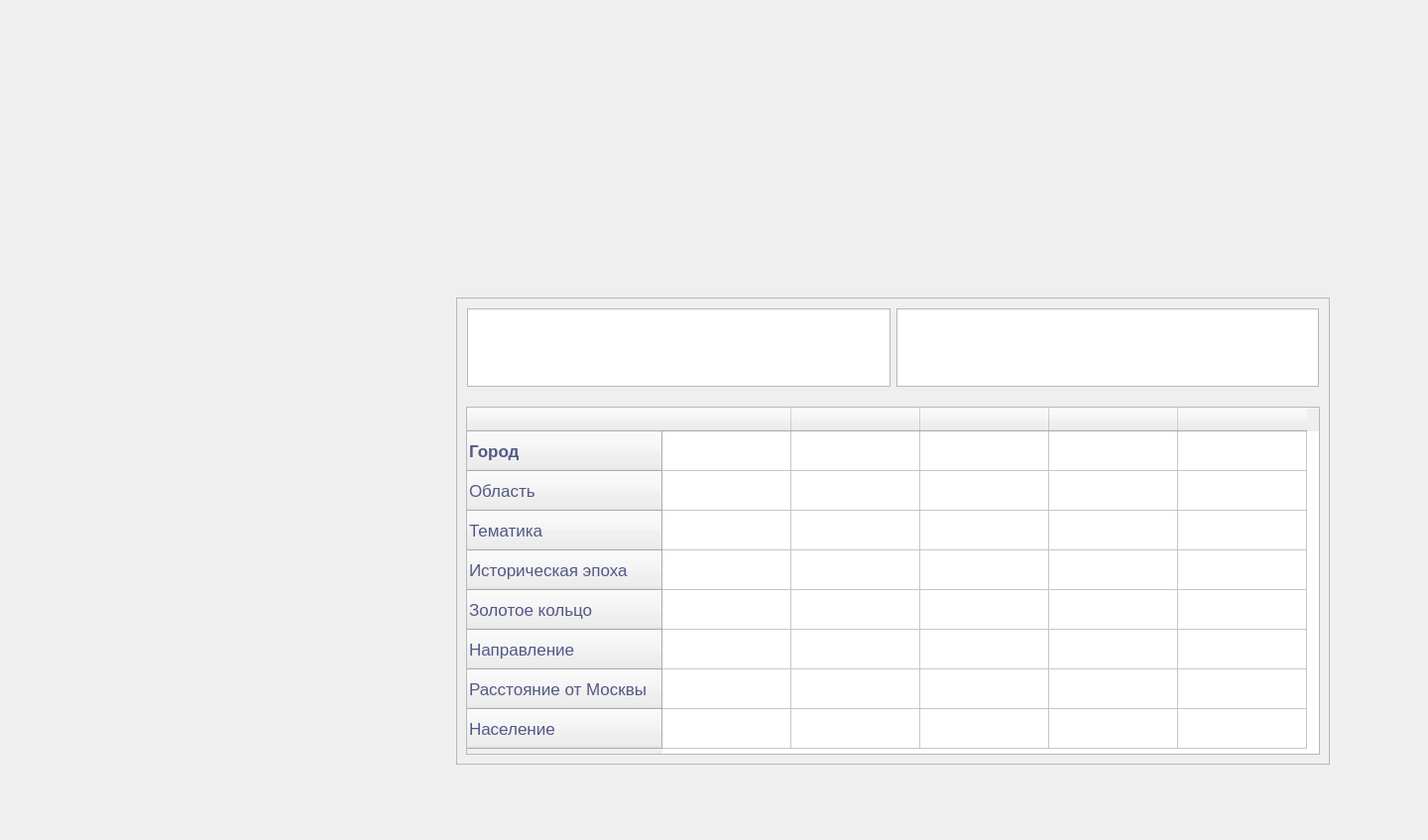
<?xml version="1.0" encoding="UTF-8"?>
<ui version="4.0">
 <class>MainWindow</class>
 <widget class="QMainWindow" name="MainWindow">
  <property name="enabled">
   <bool>true</bool>
  </property>
  <property name="geometry">
   <rect>
    <x>0</x>
    <y>0</y>
    <width>1440</width>
    <height>847</height>
   </rect>
  </property>
  <property name="windowTitle">
   <string>MainWindow</string>
  </property>
  <widget class="QWidget" name="centralWidget">
   <property name="enabled">
    <bool>true</bool>
   </property>
   <widget class="QLabel" name="label_bkgrd">
    <property name="geometry">
     <rect>
      <x>0</x>
      <y>0</y>
      <width>1920</width>
      <height>1080</height>
     </rect>
    </property>
    <property name="text">
     <string/>
    </property>
    <property name="pixmap">
     <pixmap>background.png</pixmap>
    </property>
   </widget>
   <widget class="QPushButton" name="btn_back">
    <property name="geometry">
     <rect>
      <x>70</x>
      <y>930</y>
      <width>191</width>
      <height>41</height>
     </rect>
    </property>
    <property name="palette">
     <palette>
      <active>
       <colorrole role="Button">
        <brush brushstyle="SolidPattern">
         <color alpha="255">
          <red>84</red>
          <green>88</green>
          <blue>133</blue>
         </color>
        </brush>
       </colorrole>
       <colorrole role="ButtonText">
        <brush brushstyle="SolidPattern">
         <color alpha="255">
          <red>255</red>
          <green>255</green>
          <blue>255</blue>
         </color>
        </brush>
       </colorrole>
      </active>
      <inactive>
       <colorrole role="Button">
        <brush brushstyle="SolidPattern">
         <color alpha="255">
          <red>84</red>
          <green>88</green>
          <blue>133</blue>
         </color>
        </brush>
       </colorrole>
       <colorrole role="ButtonText">
        <brush brushstyle="SolidPattern">
         <color alpha="255">
          <red>255</red>
          <green>255</green>
          <blue>255</blue>
         </color>
        </brush>
       </colorrole>
      </inactive>
      <disabled>
       <colorrole role="Button">
        <brush brushstyle="SolidPattern">
         <color alpha="255">
          <red>84</red>
          <green>88</green>
          <blue>133</blue>
         </color>
        </brush>
       </colorrole>
       <colorrole role="ButtonText">
        <brush brushstyle="SolidPattern">
         <color alpha="255">
          <red>190</red>
          <green>190</green>
          <blue>190</blue>
         </color>
        </brush>
       </colorrole>
      </disabled>
     </palette>
    </property>
    <property name="font">
     <font>
      <pointsize>15</pointsize>
      <stylestrategy>PreferAntialias</stylestrategy>
     </font>
    </property>
    <property name="text">
     <string>Назад</string>
    </property>
   </widget>
   <widget class="QFrame" name="frame_cities">
    <property name="geometry">
     <rect>
      <x>460</x>
      <y>300</y>
      <width>881</width>
      <height>471</height>
     </rect>
    </property>
    <property name="palette">
     <palette>
      <active>
       <colorrole role="WindowText">
        <brush brushstyle="SolidPattern">
         <color alpha="255">
          <red>0</red>
          <green>0</green>
          <blue>0</blue>
         </color>
        </brush>
       </colorrole>
       <colorrole role="Midlight">
        <brush brushstyle="SolidPattern">
         <color alpha="255">
          <red>127</red>
          <green>144</green>
          <blue>196</blue>
         </color>
        </brush>
       </colorrole>
       <colorrole role="Dark">
        <brush brushstyle="SolidPattern">
         <color alpha="255">
          <red>84</red>
          <green>88</green>
          <blue>133</blue>
         </color>
        </brush>
       </colorrole>
       <colorrole role="Text">
        <brush brushstyle="SolidPattern">
         <color alpha="255">
          <red>0</red>
          <green>0</green>
          <blue>0</blue>
         </color>
        </brush>
       </colorrole>
       <colorrole role="ButtonText">
        <brush brushstyle="SolidPattern">
         <color alpha="255">
          <red>0</red>
          <green>0</green>
          <blue>0</blue>
         </color>
        </brush>
       </colorrole>
      </active>
      <inactive>
       <colorrole role="WindowText">
        <brush brushstyle="SolidPattern">
         <color alpha="255">
          <red>0</red>
          <green>0</green>
          <blue>0</blue>
         </color>
        </brush>
       </colorrole>
       <colorrole role="Midlight">
        <brush brushstyle="SolidPattern">
         <color alpha="255">
          <red>127</red>
          <green>144</green>
          <blue>196</blue>
         </color>
        </brush>
       </colorrole>
       <colorrole role="Dark">
        <brush brushstyle="SolidPattern">
         <color alpha="255">
          <red>84</red>
          <green>88</green>
          <blue>133</blue>
         </color>
        </brush>
       </colorrole>
       <colorrole role="Text">
        <brush brushstyle="SolidPattern">
         <color alpha="255">
          <red>0</red>
          <green>0</green>
          <blue>0</blue>
         </color>
        </brush>
       </colorrole>
       <colorrole role="ButtonText">
        <brush brushstyle="SolidPattern">
         <color alpha="255">
          <red>0</red>
          <green>0</green>
          <blue>0</blue>
         </color>
        </brush>
       </colorrole>
      </inactive>
      <disabled>
       <colorrole role="WindowText">
        <brush brushstyle="SolidPattern">
         <color alpha="255">
          <red>84</red>
          <green>88</green>
          <blue>133</blue>
         </color>
        </brush>
       </colorrole>
       <colorrole role="Midlight">
        <brush brushstyle="SolidPattern">
         <color alpha="255">
          <red>127</red>
          <green>144</green>
          <blue>196</blue>
         </color>
        </brush>
       </colorrole>
       <colorrole role="Dark">
        <brush brushstyle="SolidPattern">
         <color alpha="255">
          <red>84</red>
          <green>88</green>
          <blue>133</blue>
         </color>
        </brush>
       </colorrole>
       <colorrole role="Text">
        <brush brushstyle="SolidPattern">
         <color alpha="255">
          <red>84</red>
          <green>88</green>
          <blue>133</blue>
         </color>
        </brush>
       </colorrole>
       <colorrole role="ButtonText">
        <brush brushstyle="SolidPattern">
         <color alpha="255">
          <red>84</red>
          <green>88</green>
          <blue>133</blue>
         </color>
        </brush>
       </colorrole>
      </disabled>
     </palette>
    </property>
    <property name="frameShape">
     <enum>QFrame::StyledPanel</enum>
    </property>
    <property name="frameShadow">
     <enum>QFrame::Raised</enum>
    </property>
    <widget class="QWidget" name="horizontalLayoutWidget">
     <property name="geometry">
      <rect>
       <x>0</x>
       <y>0</y>
       <width>881</width>
       <height>101</height>
      </rect>
     </property>
     <layout class="QHBoxLayout" name="horizontalLayout">
      <item>
       <widget class="QTextBrowser" name="text_like_cities">
        <property name="font">
         <font>
          <pointsize>14</pointsize>
         </font>
        </property>
        <property name="inputMethodHints">
         <set>Qt::ImhNone</set>
        </property>
        <property name="html">
         <string>&lt;!DOCTYPE HTML PUBLIC &quot;-//W3C//DTD HTML 4.0//EN&quot; &quot;http://www.w3.org/TR/REC-html40/strict.dtd&quot;&gt;
&lt;html&gt;&lt;head&gt;&lt;meta name=&quot;qrichtext&quot; content=&quot;1&quot; /&gt;&lt;style type=&quot;text/css&quot;&gt;
p, li { white-space: pre-wrap; }
&lt;/style&gt;&lt;/head&gt;&lt;body style=&quot; font-family:'.AppleSystemUIFont'; font-size:14pt; font-weight:400; font-style:normal;&quot;&gt;
&lt;p style=&quot;-qt-paragraph-type:empty; margin-top:0px; margin-bottom:0px; margin-left:0px; margin-right:0px; -qt-block-indent:0; text-indent:0px; font-family:'Ubuntu';&quot;&gt;&lt;br /&gt;&lt;/p&gt;&lt;/body&gt;&lt;/html&gt;</string>
        </property>
       </widget>
      </item>
      <item>
       <widget class="QTextBrowser" name="text_dislike_cities">
        <property name="font">
         <font>
          <pointsize>14</pointsize>
         </font>
        </property>
        <property name="inputMethodHints">
         <set>Qt::ImhNone</set>
        </property>
        <property name="html">
         <string>&lt;!DOCTYPE HTML PUBLIC &quot;-//W3C//DTD HTML 4.0//EN&quot; &quot;http://www.w3.org/TR/REC-html40/strict.dtd&quot;&gt;
&lt;html&gt;&lt;head&gt;&lt;meta name=&quot;qrichtext&quot; content=&quot;1&quot; /&gt;&lt;style type=&quot;text/css&quot;&gt;
p, li { white-space: pre-wrap; }
&lt;/style&gt;&lt;/head&gt;&lt;body style=&quot; font-family:'.AppleSystemUIFont'; font-size:14pt; font-weight:400; font-style:normal;&quot;&gt;
&lt;p style=&quot;-qt-paragraph-type:empty; margin-top:0px; margin-bottom:0px; margin-left:0px; margin-right:0px; -qt-block-indent:0; text-indent:0px; font-family:'Ubuntu';&quot;&gt;&lt;br /&gt;&lt;/p&gt;&lt;/body&gt;&lt;/html&gt;</string>
        </property>
       </widget>
      </item>
     </layout>
    </widget>
    <widget class="QTableWidget" name="tableWidget">
     <property name="geometry">
      <rect>
       <x>10</x>
       <y>110</y>
       <width>861</width>
       <height>351</height>
      </rect>
     </property>
     <property name="palette">
      <palette>
       <active>
        <colorrole role="WindowText">
         <brush brushstyle="SolidPattern">
          <color alpha="255">
           <red>84</red>
           <green>88</green>
           <blue>133</blue>
          </color>
         </brush>
        </colorrole>
        <colorrole role="Midlight">
         <brush brushstyle="SolidPattern">
          <color alpha="255">
           <red>127</red>
           <green>144</green>
           <blue>196</blue>
          </color>
         </brush>
        </colorrole>
        <colorrole role="Dark">
         <brush brushstyle="SolidPattern">
          <color alpha="255">
           <red>84</red>
           <green>88</green>
           <blue>133</blue>
          </color>
         </brush>
        </colorrole>
        <colorrole role="Mid">
         <brush brushstyle="SolidPattern">
          <color alpha="255">
           <red>127</red>
           <green>144</green>
           <blue>196</blue>
          </color>
         </brush>
        </colorrole>
        <colorrole role="Text">
         <brush brushstyle="SolidPattern">
          <color alpha="255">
           <red>84</red>
           <green>88</green>
           <blue>133</blue>
          </color>
         </brush>
        </colorrole>
        <colorrole role="ButtonText">
         <brush brushstyle="SolidPattern">
          <color alpha="255">
           <red>84</red>
           <green>88</green>
           <blue>133</blue>
          </color>
         </brush>
        </colorrole>
        <colorrole role="Shadow">
         <brush brushstyle="SolidPattern">
          <color alpha="255">
           <red>84</red>
           <green>88</green>
           <blue>133</blue>
          </color>
         </brush>
        </colorrole>
       </active>
       <inactive>
        <colorrole role="WindowText">
         <brush brushstyle="SolidPattern">
          <color alpha="255">
           <red>84</red>
           <green>88</green>
           <blue>133</blue>
          </color>
         </brush>
        </colorrole>
        <colorrole role="Midlight">
         <brush brushstyle="SolidPattern">
          <color alpha="255">
           <red>127</red>
           <green>144</green>
           <blue>196</blue>
          </color>
         </brush>
        </colorrole>
        <colorrole role="Dark">
         <brush brushstyle="SolidPattern">
          <color alpha="255">
           <red>84</red>
           <green>88</green>
           <blue>133</blue>
          </color>
         </brush>
        </colorrole>
        <colorrole role="Mid">
         <brush brushstyle="SolidPattern">
          <color alpha="255">
           <red>127</red>
           <green>144</green>
           <blue>196</blue>
          </color>
         </brush>
        </colorrole>
        <colorrole role="Text">
         <brush brushstyle="SolidPattern">
          <color alpha="255">
           <red>84</red>
           <green>88</green>
           <blue>133</blue>
          </color>
         </brush>
        </colorrole>
        <colorrole role="ButtonText">
         <brush brushstyle="SolidPattern">
          <color alpha="255">
           <red>84</red>
           <green>88</green>
           <blue>133</blue>
          </color>
         </brush>
        </colorrole>
        <colorrole role="Shadow">
         <brush brushstyle="SolidPattern">
          <color alpha="255">
           <red>84</red>
           <green>88</green>
           <blue>133</blue>
          </color>
         </brush>
        </colorrole>
       </inactive>
       <disabled>
        <colorrole role="WindowText">
         <brush brushstyle="SolidPattern">
          <color alpha="255">
           <red>84</red>
           <green>88</green>
           <blue>133</blue>
          </color>
         </brush>
        </colorrole>
        <colorrole role="Midlight">
         <brush brushstyle="SolidPattern">
          <color alpha="255">
           <red>127</red>
           <green>144</green>
           <blue>196</blue>
          </color>
         </brush>
        </colorrole>
        <colorrole role="Dark">
         <brush brushstyle="SolidPattern">
          <color alpha="255">
           <red>84</red>
           <green>88</green>
           <blue>133</blue>
          </color>
         </brush>
        </colorrole>
        <colorrole role="Mid">
         <brush brushstyle="SolidPattern">
          <color alpha="255">
           <red>127</red>
           <green>144</green>
           <blue>196</blue>
          </color>
         </brush>
        </colorrole>
        <colorrole role="Text">
         <brush brushstyle="SolidPattern">
          <color alpha="255">
           <red>84</red>
           <green>88</green>
           <blue>133</blue>
          </color>
         </brush>
        </colorrole>
        <colorrole role="ButtonText">
         <brush brushstyle="SolidPattern">
          <color alpha="255">
           <red>84</red>
           <green>88</green>
           <blue>133</blue>
          </color>
         </brush>
        </colorrole>
        <colorrole role="Shadow">
         <brush brushstyle="SolidPattern">
          <color alpha="255">
           <red>84</red>
           <green>88</green>
           <blue>133</blue>
          </color>
         </brush>
        </colorrole>
       </disabled>
      </palette>
     </property>
     <property name="font">
      <font>
       <pointsize>13</pointsize>
      </font>
     </property>
     <property name="acceptDrops">
      <bool>false</bool>
     </property>
     <property name="styleSheet">
      <string notr="true">color: rgb(84, 88, 133);</string>
     </property>
     <property name="alternatingRowColors">
      <bool>false</bool>
     </property>
     <attribute name="horizontalHeaderDefaultSectionSize">
      <number>130</number>
     </attribute>
     <attribute name="verticalHeaderDefaultSectionSize">
      <number>40</number>
     </attribute>
     <row>
      <property name="text">
       <string>Город</string>
      </property>
      <property name="font">
       <font>
        <weight>75</weight>
        <bold>true</bold>
       </font>
      </property>
     </row>
     <row>
      <property name="text">
       <string>Область</string>
      </property>
     </row>
     <row>
      <property name="text">
       <string>Тематика</string>
      </property>
     </row>
     <row>
      <property name="text">
       <string>Историческая эпоха</string>
      </property>
     </row>
     <row>
      <property name="text">
       <string>Золотое кольцо</string>
      </property>
     </row>
     <row>
      <property name="text">
       <string>Направление</string>
      </property>
     </row>
     <row>
      <property name="text">
       <string>Расстояние от Москвы</string>
      </property>
     </row>
     <row>
      <property name="text">
       <string>Население</string>
      </property>
     </row>
     <column>
      <property name="text">
       <string/>
      </property>
     </column>
     <column>
      <property name="text">
       <string/>
      </property>
     </column>
     <column>
      <property name="text">
       <string/>
      </property>
     </column>
     <column>
      <property name="text">
       <string/>
      </property>
     </column>
     <column>
      <property name="text">
       <string/>
      </property>
     </column>
     <item row="0" column="0">
      <property name="text">
       <string/>
      </property>
      <property name="flags">
       <set>ItemIsSelectable|ItemIsDragEnabled|ItemIsDropEnabled|ItemIsUserCheckable|ItemIsEnabled</set>
      </property>
     </item>
     <item row="1" column="0">
      <property name="text">
       <string/>
      </property>
      <property name="flags">
       <set>ItemIsSelectable|ItemIsDragEnabled|ItemIsDropEnabled|ItemIsUserCheckable|ItemIsEnabled</set>
      </property>
     </item>
     <item row="2" column="0">
      <property name="text">
       <string/>
      </property>
      <property name="flags">
       <set>ItemIsSelectable|ItemIsDragEnabled|ItemIsDropEnabled|ItemIsUserCheckable|ItemIsEnabled</set>
      </property>
     </item>
     <item row="3" column="0">
      <property name="text">
       <string/>
      </property>
      <property name="flags">
       <set>ItemIsSelectable|ItemIsDragEnabled|ItemIsDropEnabled|ItemIsUserCheckable|ItemIsEnabled</set>
      </property>
     </item>
     <item row="4" column="0">
      <property name="text">
       <string/>
      </property>
      <property name="flags">
       <set>ItemIsSelectable|ItemIsDragEnabled|ItemIsDropEnabled|ItemIsUserCheckable|ItemIsEnabled</set>
      </property>
     </item>
     <item row="5" column="0">
      <property name="text">
       <string/>
      </property>
      <property name="flags">
       <set>ItemIsSelectable|ItemIsDragEnabled|ItemIsDropEnabled|ItemIsUserCheckable|ItemIsEnabled</set>
      </property>
     </item>
     <item row="6" column="0">
      <property name="text">
       <string/>
      </property>
      <property name="flags">
       <set>ItemIsSelectable|ItemIsDragEnabled|ItemIsDropEnabled|ItemIsUserCheckable|ItemIsEnabled</set>
      </property>
     </item>
     <item row="7" column="0">
      <property name="text">
       <string/>
      </property>
      <property name="flags">
       <set>ItemIsSelectable|ItemIsDragEnabled|ItemIsDropEnabled|ItemIsUserCheckable|ItemIsEnabled</set>
      </property>
     </item>
    </widget>
   </widget>
   <zorder>label_bkgrd</zorder>
   <zorder>frame_cities</zorder>
   <zorder>btn_back</zorder>
  </widget>
 </widget>
 <layoutdefault spacing="6" margin="11"/>
 <resources/>
 <connections/>
</ui>
